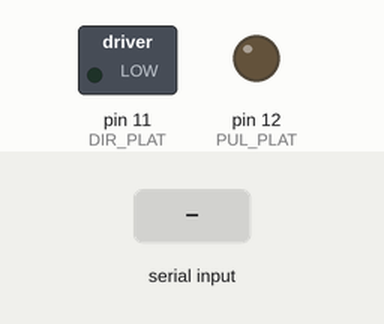
The program below on a simulated Arduino Uno, built with avr-gcc and run on an emulated ATmega328P. Parts: switched loads named in the program (green lamp = pin HIGH), output pins drawn as LEDs (lit = HIGH). The test bench sets the inputs (shaded band).

Above: at 1.2 s.
1.3 s: "j" received over Serial
At 3.0 s:
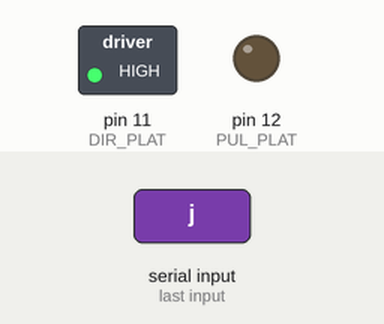
3.3 s: "m" received over Serial
At 3.58 s:
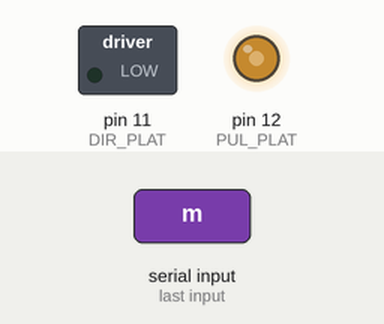
5.3 s: "J" received over Serial
At 5.58 s:
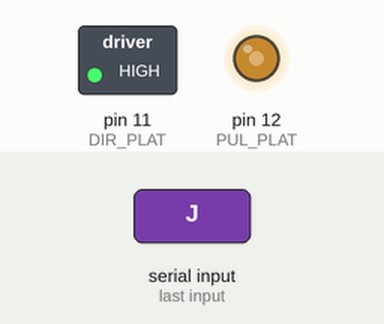
7.3 s: "M" received over Serial
At 8.7 s:
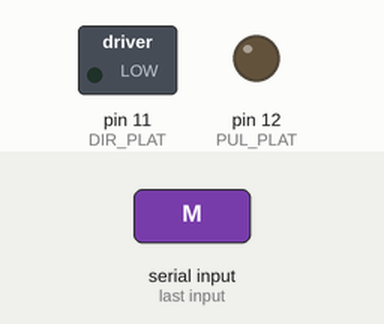
Timing chart, 0 to 10.3 s (numbered marks = the images above; inputs shaded):
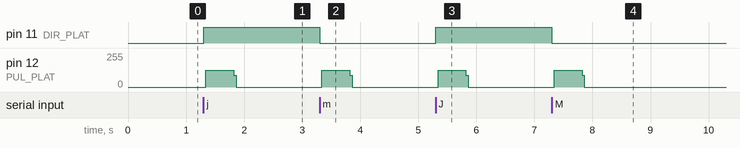

Measured:
- after the input at 1.3 s, pin 11 (DIR_PLAT): LOW → HIGH at once; pin 12 (PUL_PLAT): 0/255 → 127/255 at once, → 0/255 0.48 s later
- after the input at 3.3 s, pin 11 (DIR_PLAT): HIGH → LOW at once; pin 12 (PUL_PLAT): 0/255 → 127/255 at once, → 0/255 0.48 s later
- after the input at 5.3 s, pin 11 (DIR_PLAT): LOW → HIGH at once; pin 12 (PUL_PLAT): 0/255 → 127/255 at once, → 0/255 0.48 s later
- after the input at 7.3 s, pin 11 (DIR_PLAT): HIGH → LOW at once; pin 12 (PUL_PLAT): 0/255 → 127/255 at once, → 0/255 0.48 s later

The program:

main.cpp
```cpp
#include <Arduino.h>

/* HORIZONTAL */
#define ENA_PLAT 13
#define PUL_PLAT 12
#define DIR_PLAT 11

void setup() {
  pinMode(DIR_PLAT, OUTPUT);
  pinMode(PUL_PLAT, OUTPUT);
  Serial.begin(9600);

}

void loop() {
  int delayMs = 22;
  if (Serial.available()){
    char recebidoMonitorSerial = Serial.read();
    if(recebidoMonitorSerial == 'j' || recebidoMonitorSerial == 'J'){
    digitalWrite(DIR_PLAT, HIGH);
     for (int b = 0; b < 10000; b++) { // Gere pulsos para girar o motor
        digitalWrite(PUL_PLAT, HIGH);
        delayMicroseconds(delayMs); // Ajuste a velocidade aqui
        digitalWrite(PUL_PLAT, LOW);
        delayMicroseconds(delayMs);
     }
    }
    if(recebidoMonitorSerial == 'm' || recebidoMonitorSerial == 'M'){
    digitalWrite(DIR_PLAT, LOW);
     for (int v = 0; v < 10000; v++) { // Gere pulsos para girar o motor
        digitalWrite(PUL_PLAT, HIGH);
        delayMicroseconds(delayMs); // Ajuste a velocidade aqui
        digitalWrite(PUL_PLAT, LOW);
        delayMicroseconds(delayMs);
     }
    }
  }
  }
```
